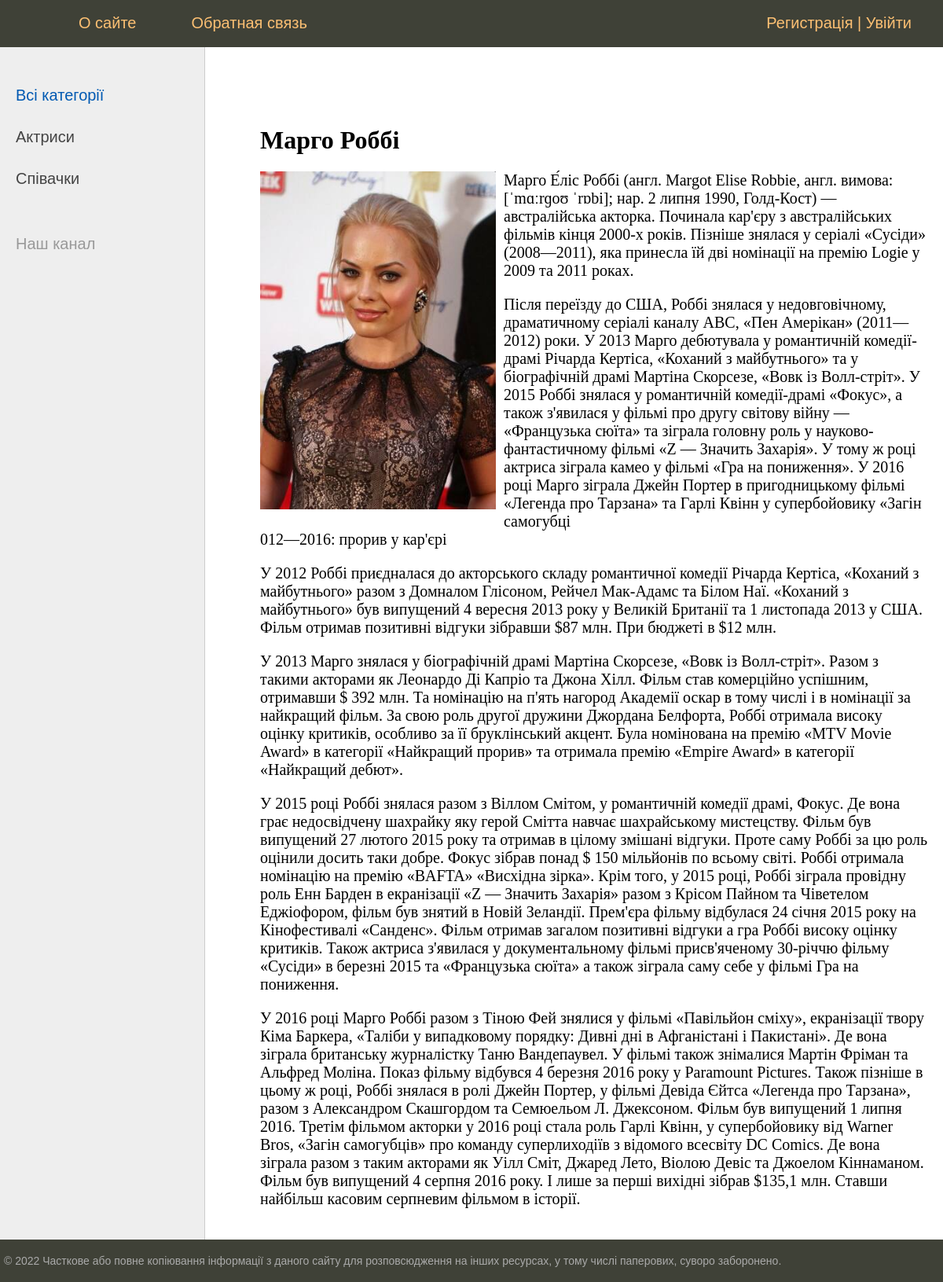
Page /post/Margo/ on the committed database.
### women/models.py (models this page shows, shortened)
class Category(models.Model):
     name = models.CharField(max_length=100, db_index=True, verbose_name = 'Категорія')
     slug = models.SlugField(max_length=255, unique=True, db_index=True, verbose_name='URL', null=True)
     def get_absolute_url(self):
         return reverse('category', kwargs={'cat_slug': self.slug})
     class Meta:
        verbose_name = 'Категорія'
        verbose_name_plural = 'Категорії'
        ordering = ['id']

class Women(models.Model):
    title = models.CharField(max_length=100, verbose_name='Заговолок')
    slug = models.SlugField(max_length=255, unique=True, db_index=True, verbose_name="URL")
    content = models.TextField(blank=True, verbose_name='Зміст')
    photo = models.ImageField(upload_to='photos/%Y/%m/%d/')
    time_create = models.DateTimeField(auto_now_add=True)
    time_update = models.DateTimeField(auto_now=True)
    is_published = models.BooleanField(default=True, verbose_name='Опубліковано')
    cat = models.ForeignKey('Category', on_delete=models.PROTECT, null=True, verbose_name='Категорія')
    def __str__(self):
        return self.title
    class Meta:
        verbose_name = 'Відомі жінки'
        verbose_name_plural = 'Відомі жінки'
        ordering = ['time_create', 'title']

### women/views.py (the view)
# urls.py: path('post/<slug:post_slug>/', ShowPost.as_view(), name='post' ),
class ShowPost(DataMixin, DetailView):
    model = Women
    template_name = 'women/post.html'
    slug_url_kwarg = 'post_slug'
    context_object_name = 'post'
    def get_context_data(self, *, object_list=None, **kwargs):
        context = super().get_context_data(**kwargs)
        c_def = self.get_user_context(title=context['post'])
        return dict(list(context.items()) + list(c_def.items()))

### women/utils.py (called while the page is built)
    def get_user_context(self, **kwargs):
        context = kwargs
        cats = cache.get('cats')
        if not cats:
            cats = Category.objects.annotate(Count('women'))
            cache.set('cats', cats, 60)
        user_menu = menu.copy()
        if not self.request.user.is_authenticated:
            user_menu.pop(1)
        context['menu'] = user_menu
        context['cats'] = cats
        if 'cat_selected' not in context:
            context['cat_selected'] = 0
        return context

### women/templates/women/post.html
{% extends 'women/base.html' %}
{% block content %}
<h1>{{post.title}}</h1>
{% if post.photo %}
<p><img class="img-article-left" src="{{post.photo.url}}"></p>
{% endif %}
{{post.content|linebreaks}}
{% endblock %}

### women/templates/women/base.html (shortened to what this page needs)
{% load static %}
{% load women_tags %}
<!DOCTYPE html>
<html>
<head>
	<link type="text/css" href="{% static 'women/css/styles.css' %}" rel="stylesheet" />
</head>
<body>
<table class="table-page" border=0 cellpadding="0" cellspacing="0">
<tr><td valign=top>
		<div class="header">
			<ul id="mainmenu" class="mainmenu">
			<li class="logo"><a href="{% url 'home' %}"><div class="logo"></div></a></li>
{% for m in menu %}
			<li><a href="{% url m.url_name %}">{{m.title}}</a></li>
{% endfor %}
            {% if request.user.is_authenticated %}
            <li class="last">{{ user.username }} | <a href="{% url 'logout'  %}">Вийти</a></li>
            {% else %}
				<li class="last"><a href="{% url 'register' %}">Регистрація</a> | <a href="{% url 'login' %}">Увійти</a></li>
            {% endif     %}
			</ul>
		</div>
<table class="table-content" border=0 cellpadding="0" cellspacing="0">
<tr>
{% load cache %}
	<td valign="top" class="left-chapters">
	<ul id="leftchapters">
    {% cache 60 sidebar %}
    {% if cat_selected == 0 %}
		<li class="selected">Всі категорії</li>
    {% else %}
        <li><a href="{% url 'home' %}">Всі категорії</a><li>
    {% endif %}
    {% for c in cats %}
        {% if c.women__count > 0 %}
    {% if c.pk == cat_selected %}
    <li class="selected">{{ c.name }}</li>
    {% else %}
       <li><a href="{{c.get_absolute_url}}">{{c.name}}</a></li>
        {% endif %}
        {% endif %}
    {% endfor %}
    {% endcache %}
    <li class="share">
		<p>Наш канал</p>
		<a class="share-yt" href="https://www.youtube.com/channel/UClJzWfGWuGJL2t-3dYKcHTA/playlists" target="_blank" rel="nofollow"></a>
		</li>
	</ul>
</td>
<td valign="top" class="content">
	<div class="content-text">
{% block content %}
{% endblock %}
	</div>
</td></tr></table>
</td></tr>
<tr><td valign=top>
	<div id="footer">
		<p>&copy; 2022 Часткове або повне копіювання інформації з даного сайту для розповсюдження на інших ресурсах, у тому числі паперових, суворо заборонено.</p>
	</div>
</td></tr></table>
</body>
</html>

### women/static/women/css/styles.css (style rules this page uses)
html, body { font-family: 'Arial'; margin: 0; padding: 0; height: 100%; width: 100%; color: #444; }
a { color: #0059b2; text-decoration: none; }
img { max-width: 600px; height: auto; }
img.img-article-left { max-width: 300px; height: auto; float: left; padding: 0 10px 10px 0; }
.table-page { width: 100%; height: 100%; vertical-align: top; }
.table-page tr { height: 100%; }
.header { background: #3F4137; height: 60px; }
.logo { background: url('../images/logo.png') no-repeat 10px 5px; width: 70px; height: 60px; }
ul.mainmenu { list-style: none; margin: 0; padding: 0; height: 60px; color: #fdc073; font-size: 20px; overflow: hidden; }
ul.mainmenu li { float: left; margin: 18px 40px 0 30px; }
ul.mainmenu li.logo { margin: 0; }
ul.mainmenu li.last { float: right; }
ul.mainmenu li a { color: #fdc073; text-decoration: none; }
.table-content { width: 100%; min-height: 100%; height: 100%; }
.left-chapters { margin: 0; background: #eee; border-right: 1px solid #ccc; min-height: 100%; }
.left-chapters ul { width: 230px; min-height: 100%; margin: 0; padding: 20px 10px 10px 20px; list-style: none; font-size: 20px; }
.left-chapters ul li { margin: 30px 0 0 0; color: #999; }
.left-chapters ul li.selected { color: #0059b2; }
.left-chapters ul li a { color: #444; text-decoration: none; }
.left-chapters ul li.share { margin: 60px 0 0 0; }
.left-chapters ul li.share p { margin: 30px 0 30px 0; }
.left-chapters ul li.share a { display: inline-block; width: 40px; height: 40px; margin: 0 20px 0 0; }
.left-chapters ul li.share a.share-yt { width: 100%; height: 30px; background: url('../images/share_yt.png') no-repeat 0 0 }
.content { padding: 40px 20px 20px 40px; width: 100%; box-sizing: border-box; }
.content-text { margin: 60px 0 0 30px; color: #000; font-size: 20px; font-family: Yandex Sans Display Light; }
.content-text h1 { font-size: 32px; }
#footer { box-sizing: border-box; background: #3F4137; padding: 5px; color: #aaa; font-size: 14px; font-family: Verdana, Geneva, Arial, Helvetica; text-align: left; overflow: hidden; }

### rows in the picture
Category: name "Актриси"
Category: name "Співачки"
Women: title "Марго Роббі", photo (picture), content "Марго Е́ліс Роббі (англ. Margot Elise Robbie, англ. вимова: [ˈmɑːrɡoʊ ˈrɒbi]; нар. 2 липня 1990, Голд-Кост) — австралійська акторка. Починала кар'єру з австралійських фільмів кінця 2000-х років. Пізніше знялася у серіалі «Сусіди» (2008—2011), яка принесла їй дві номінації на премію Logie у 2009 та 2011 роках. Після переїзду до США, Роббі знялася у недовговічному, драматичному серіалі каналу ABC, «Пен Амерікан» (2011—2012) роки. У 2013 Марго дебютувала у романтичній комедії-драмі Річарда Кертіса, «Коханий з майбутнього» та у біографічній драмі Мартіна Скорсезе, «Вовк із Волл-стріт». У 2015 Роббі знялася у романтичній комедії-драмі «Фокус», а також з'явилася у фільмі про другу світову війну —…"

### other values in the picture
{{ m.title }} "О сайте" "Обратная связь"
